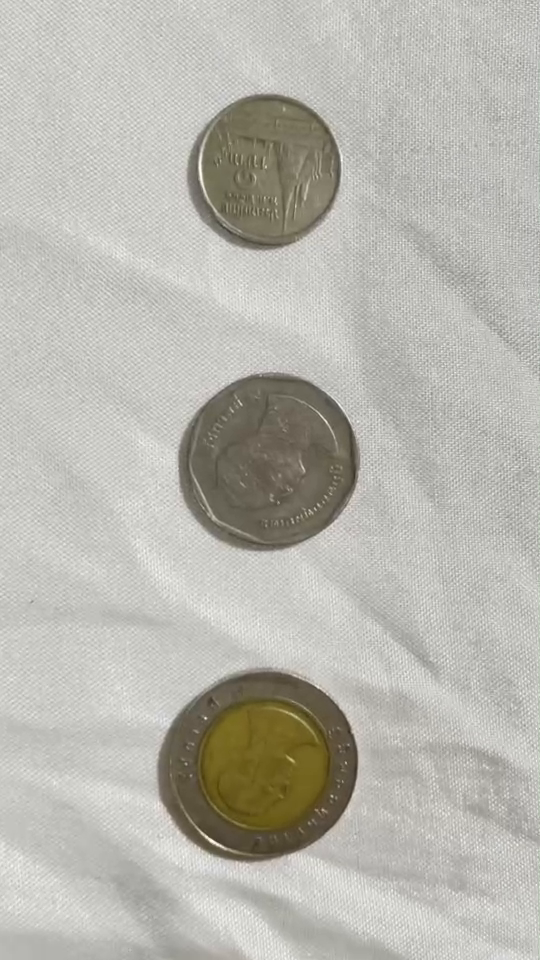
#> input picture frame 55 of img/1.mp4, 540 x 960 px, given in place of video2.mp4, which was not available
$ python CoinDetection2.py
#> lines starting #> are read from the running program, lines starting #| are printed output that depends on the picture; after the words box and inside, x2 and y2 are one past the last pixel; in counts of white or black regions, pixels touching at a corner belong together; pictures that were not available may be replaced by others from this repository, and a replacement may not be noted
"""CoinDetection"""
import cv2
import numpy as np
def CoinDetection():
    """Detection All"""
    cap = cv2.VideoCapture("video/video2.mp4")
    while True:
        ref, frame = cap.read()
#> frame is the input picture: shape (960, 540, 3); mean B, G, R 174.7, 182.6, 184
        roi = frame[:1080, 0:1920]
        gray = cv2.cvtColor(frame, cv2.COLOR_BGR2GRAY)
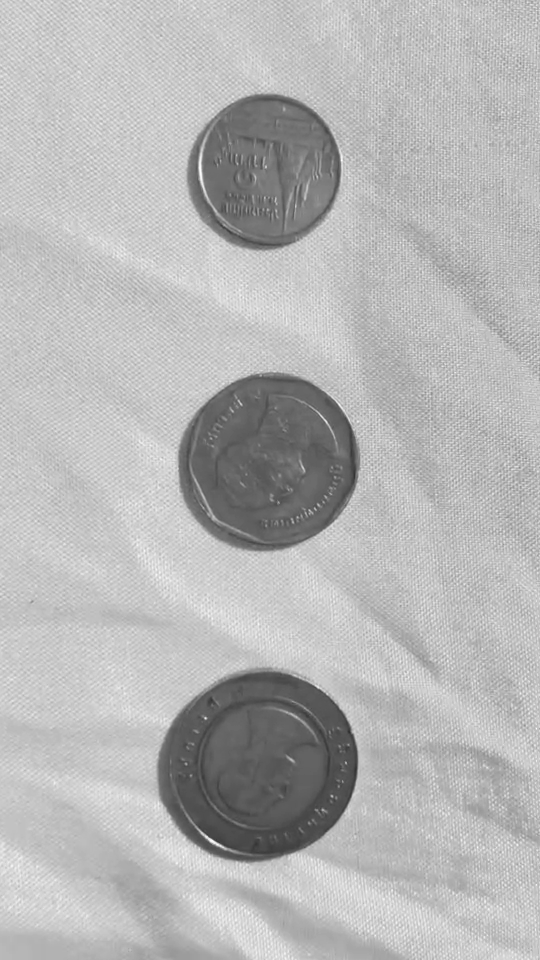
#> gray: shape (960, 540); min 47, max 254, mean 181.8
        gray_blur =cv2.GaussianBlur(gray, (15, 15), 0)
        thresh=cv2.adaptiveThreshold(gray_blur, 255, cv2.ADAPTIVE_THRESH_GAUSSIAN_C, cv2.THRESH_BINARY_INV, 11, 1)
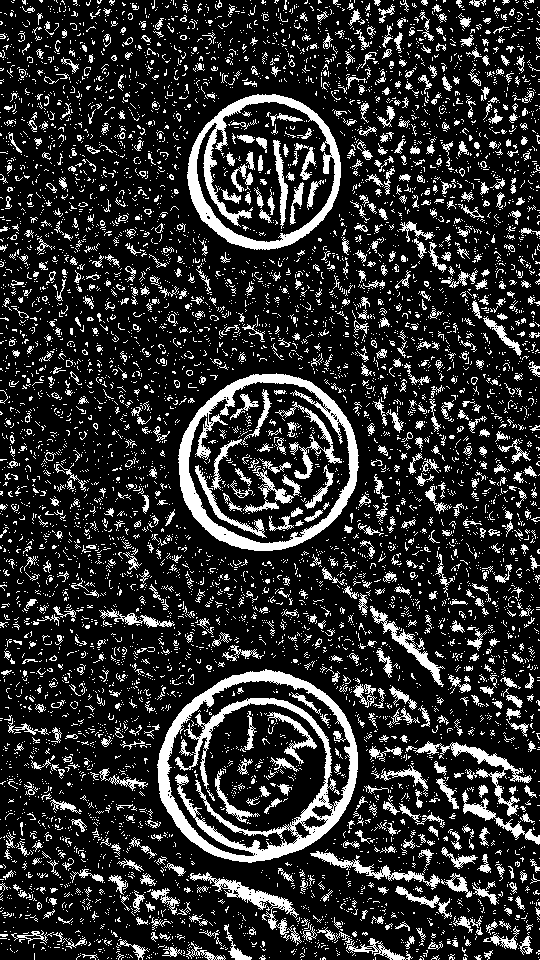
#> thresh: shape (960, 540); 18.4% white; 7796 white regions (6906 under 20 px), largest, box (x1, y1, x2, y2) and area: (157, 669, 358, 863) 9362, (178, 373, 359, 551) 5766, (187, 94, 341, 250) 5014
        kernel=np.ones((3, 3), np.uint8)
        closing=cv2.morphologyEx(thresh, cv2.MORPH_CLOSE, kernel, iterations = 2)
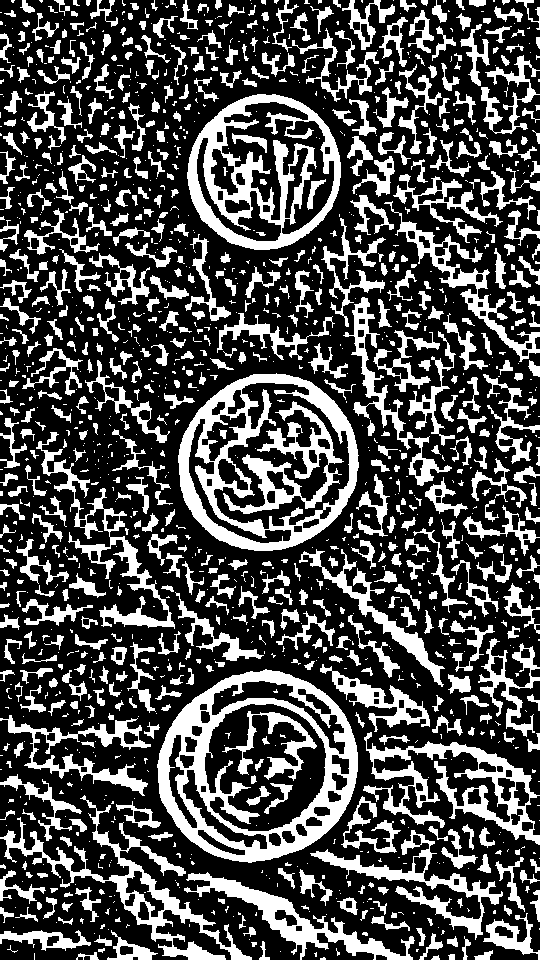
#> closing: shape (960, 540); 30.3% white; 1406 white regions (769 under 20 px)

        result_img = closing.copy()
        contours, hierachy = cv2.findContours(result_img, cv2.RETR_EXTERNAL, cv2.CHAIN_APPROX_SIMPLE)
#> contours = 1370 contours, 865 with area under 20; largest, box (x1, y1, x2, y2) and area: (157, 669, 358, 863) 29515, (178, 373, 359, 551) 24756, (187, 94, 341, 250) 18373, (363, 732, 540, 845) 5792, (0, 795, 252, 960) 5322
        counter = 0
        for cnt in contours:
            area = cv2.contourArea(cnt)
            if area < 5000:
                continue
            ellipse = cv2.fitEllipse(cnt)
            cv2.ellipse(roi, ellipse, (0, 255, 0), 2)
            counter += 1
#> this loop made 1370 passes
#> area on passes 3, 6, 8: 25, 50.5, 79.5
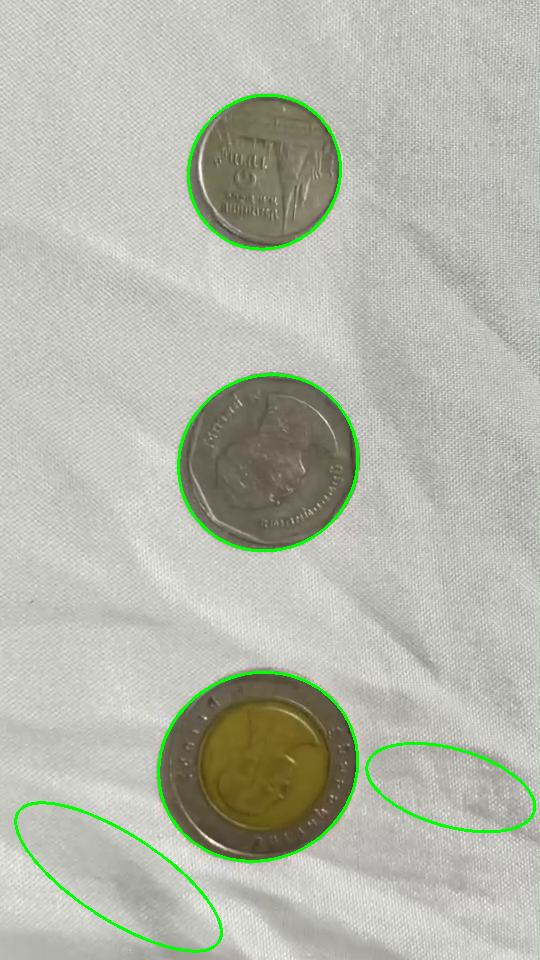
#> roi: shape (960, 540, 3); 1.48% of pixels changed, all inside (x1, y1, x2, y2) = (14, 94, 536, 953)
#> after the loop, counter = 5
        cv2.putText(roi, str(counter), (40, 200), cv2.FONT_HERSHEY_SIMPLEX, 4, (0, 200, 0), 2, cv2.LINE_AA)
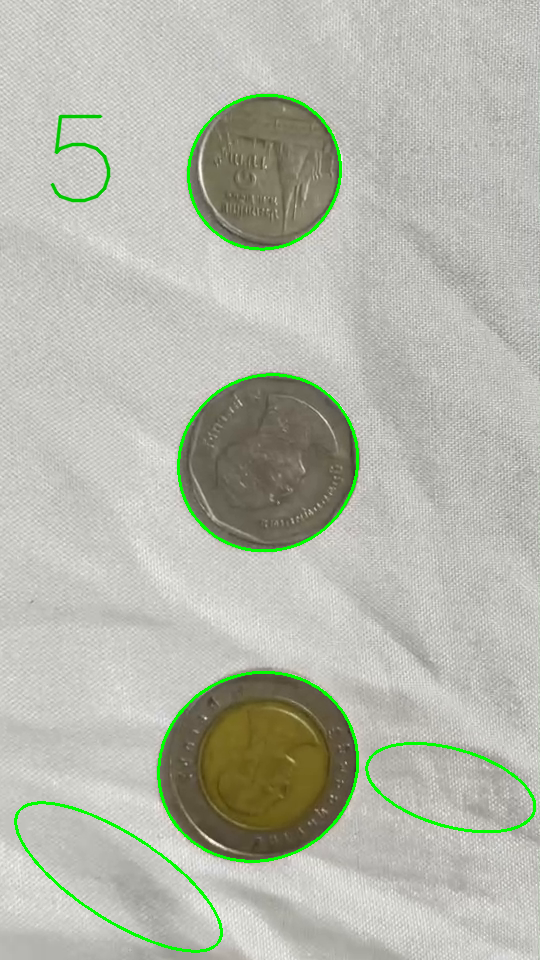
#> roi: shape (960, 540, 3); 0.21% of pixels changed, all inside (x1, y1, x2, y2) = (50, 114, 111, 203)
        cv2.imshow("Show", roi)
        #cv2.imshow("Show2", thresh)
        if cv2.waitKey(1) & 0xFF==ord('q'):
#> (key q is pressed here)
            break
    cap.release()
    cv2.destroyAllWindows()
CoinDetection()

$ run again, starting later in the video
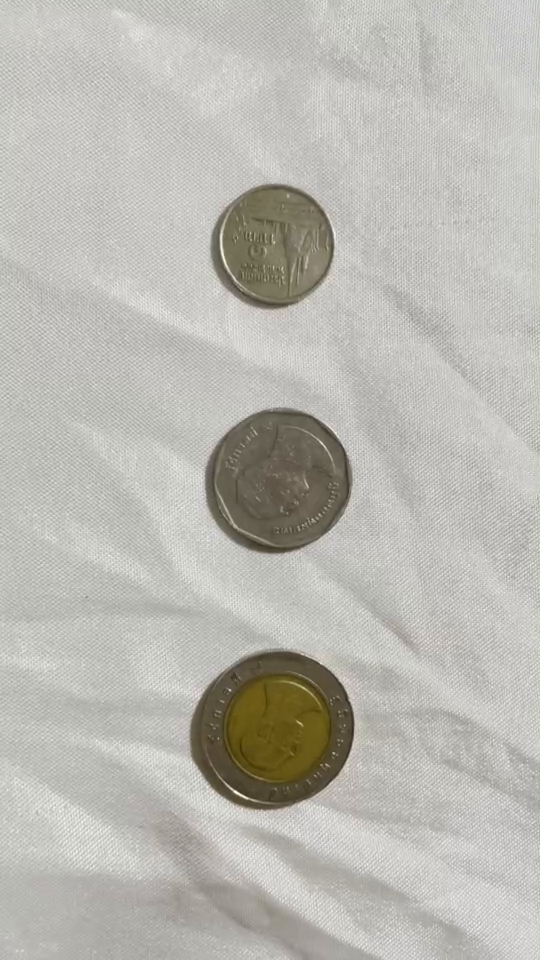
#> input picture frame 251 of img/1.mp4, 540 x 960 px, given in place of video2.mp4, which was not available
#> in CoinDetection, frame is the input picture: shape (960, 540, 3); mean B, G, R 178.2, 184.7, 186.8
#> in CoinDetection, `thresh=cv2.adaptiveThreshold(gray_blur, 255, cv2.ADAPTIVE_THRESH_GAUSS..`:
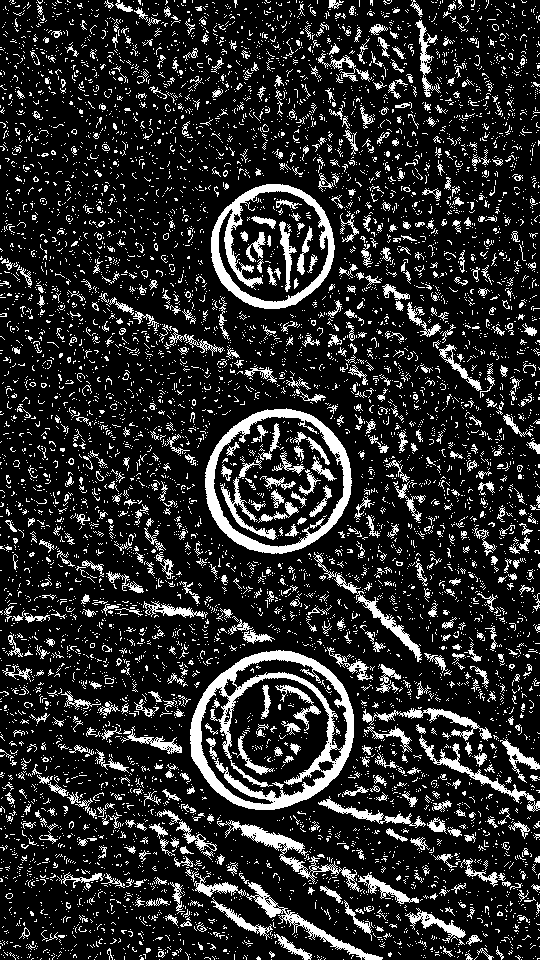
#> thresh: shape (960, 540); 16.6% white; 8155 white regions (7429 under 20 px), largest, box (x1, y1, x2, y2) and area: (190, 650, 354, 810) 6752, (205, 408, 352, 554) 3943, (211, 184, 335, 309) 3605
#> closing: shape (960, 540); 28.3% white; 1631 white regions (1010 under 20 px)
#> contours = 1612 contours, 1161 with area under 20; largest, box (x1, y1, x2, y2) and area: (190, 650, 354, 810) 20092, (205, 408, 352, 554) 16374, (0, 735, 494, 960) 14318, (211, 184, 335, 309) 11838, (361, 700, 540, 812) 3891
#> the loop in CoinDetection, `for cnt in contours:` made 1612 passes
#> area on passes 4, 12, 21: 29, 24, 52
#> after the loop in CoinDetection, `for cnt in contours:`: counter = 4
#> in CoinDetection, `cv2.putText(roi, str(counter), (40, 200), cv2.FONT_HERSHEY_SIMPLEX, 4,..`:
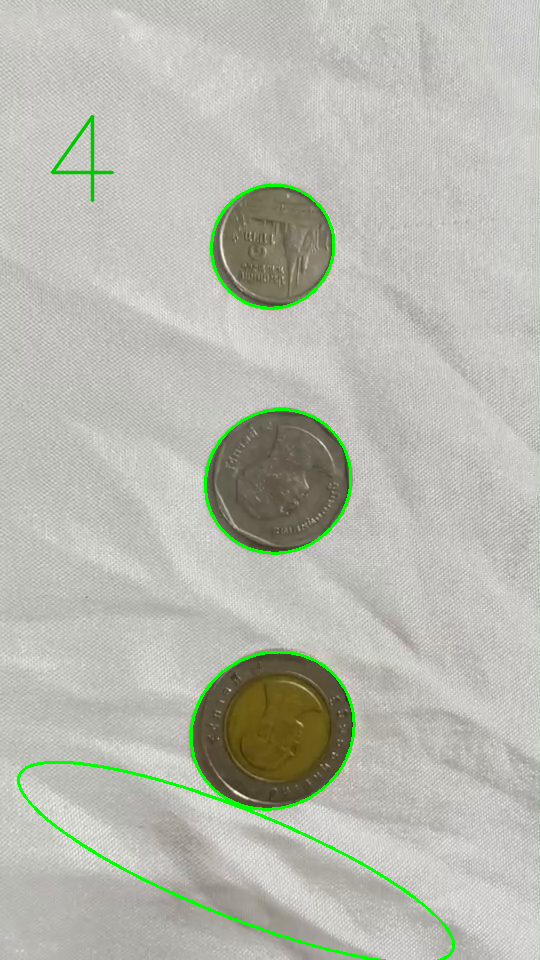
#> roi: shape (960, 540, 3); mean B, G, R 176.1, 186, 184.5

$ run again, starting later in the video
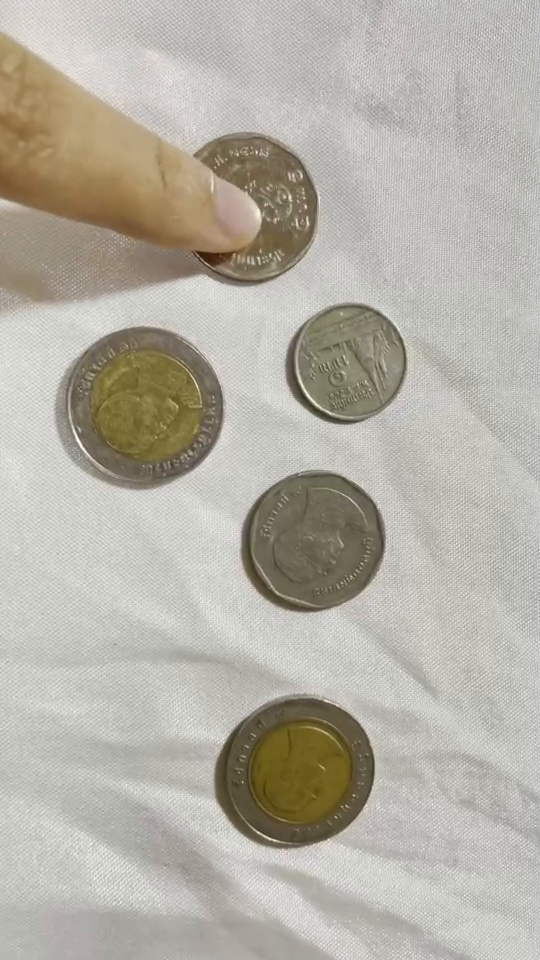
#> input picture frame 446 of img/1.mp4, 540 x 960 px, given in place of video2.mp4, which was not available
#> in CoinDetection, frame is the input picture: shape (960, 540, 3); mean B, G, R 165.7, 176.3, 180.4
#> in CoinDetection, `thresh=cv2.adaptiveThreshold(gray_blur, 255, cv2.ADAPTIVE_THRESH_GAUSS..`:
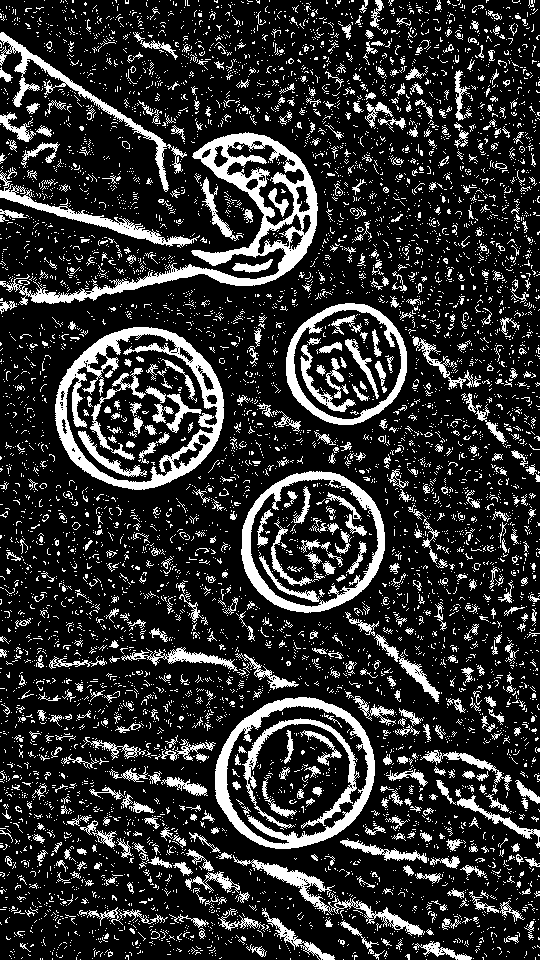
#> thresh: shape (960, 540); 18.9% white; 7357 white regions (6717 under 20 px), largest, box (x1, y1, x2, y2) and area: (0, 132, 318, 305) 8083, (55, 327, 224, 490) 6515, (215, 697, 375, 849) 4630
#> closing: shape (960, 540); 30.1% white; 1416 white regions (840 under 20 px)
#> contours = 1388 contours, 950 with area under 20; largest, box (x1, y1, x2, y2) and area: (55, 327, 224, 490) 21028, (215, 697, 375, 849) 18708, (241, 471, 385, 613) 15784, (0, 132, 318, 317) 15294, (286, 303, 407, 425) 11302
#> the loop in CoinDetection, `for cnt in contours:` made 1388 passes
#> area on passes 16, 22, 25: 30, 26.5, 60
#> after the loop in CoinDetection, `for cnt in contours:`: counter = 6
#> in CoinDetection, `cv2.putText(roi, str(counter), (40, 200), cv2.FONT_HERSHEY_SIMPLEX, 4,..`:
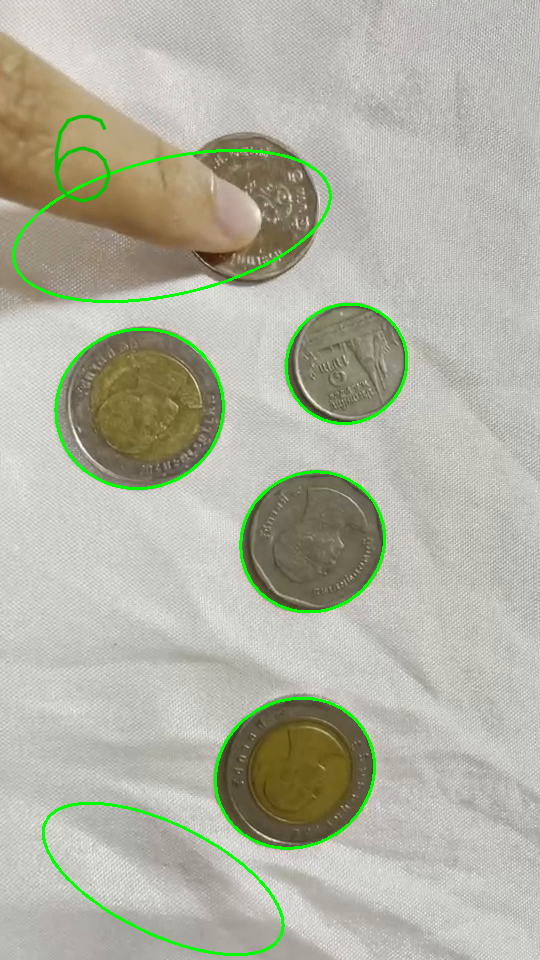
#> roi: shape (960, 540, 3); mean B, G, R 163.1, 178.3, 177.4
